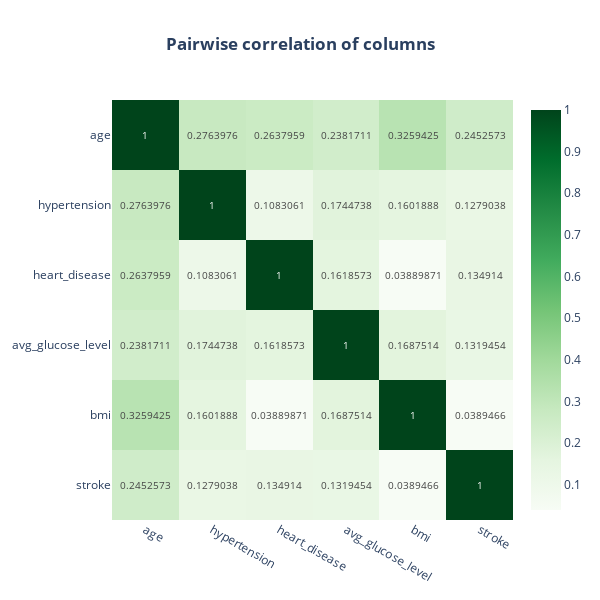

Notebook source saved alongside this figure:
### Markdown cell above
Let's represent this in a more user-friendly way.

### Code cell
# We get simmetric matrix/heatmap

fig = px.imshow(df.corr(),text_auto = True,height = 600,width = 600,color_continuous_scale=px.colors.sequential.Greens,
              aspect = 'auto',title = '<b>Pairwise correlation of columns')
fig.update_layout(title_x = 0.5)
fig.show()

### Figure 1 — Plotly figure (JSON) as saved in the notebook; plotly's stock layout.template omitted (floating-point values rounded to 4 significant figures)
{"data": [{"coloraxis": "coloraxis", "hovertemplate": "x: %{x}<br>y: %{y}<br>color: %{z}<extra></extra>", "name": "0", "texttemplate": "%{z}", "type": "heatmap", "x": ["age", "hypertension", "heart_disease", "avg_glucose_level", "bmi", "stroke"], "xaxis": "x", "y": ["age", "hypertension", "heart_disease", "avg_glucose_level", "bmi", "stroke"], "yaxis": "y", "z": [[1, 0.2764, 0.2638, 0.2382, 0.3259, 0.2453], [0.2764, 1, 0.1083, 0.1745, 0.1602, 0.1279], [0.2638, 0.1083, 1, 0.1619, 0.0389, 0.1349], [0.2382, 0.1745, 0.1619, 1, 0.1688, 0.1319], [0.3259, 0.1602, 0.0389, 0.1688, 1, 0.03895], [0.2453, 0.1279, 0.1349, 0.1319, 0.03895, 1]]}], "layout": {"coloraxis": {"colorscale": [[0, "rgb(247,252,245)"], [0.125, "rgb(229,245,224)"], [0.25, "rgb(199,233,192)"], [0.375, "rgb(161,217,155)"], [0.5, "rgb(116,196,118)"], [0.625, "rgb(65,171,93)"], [0.75, "rgb(35,139,69)"], [0.875, "rgb(0,109,44)"], [1, "rgb(0,68,27)"]]}, "height": 600, "title": {"text": "<b>Pairwise correlation of columns", "x": 0.5}, "width": 600, "xaxis": {"anchor": "y", "domain": [0, 1]}, "yaxis": {"anchor": "x", "autorange": "reversed", "domain": [0, 1]}}}
